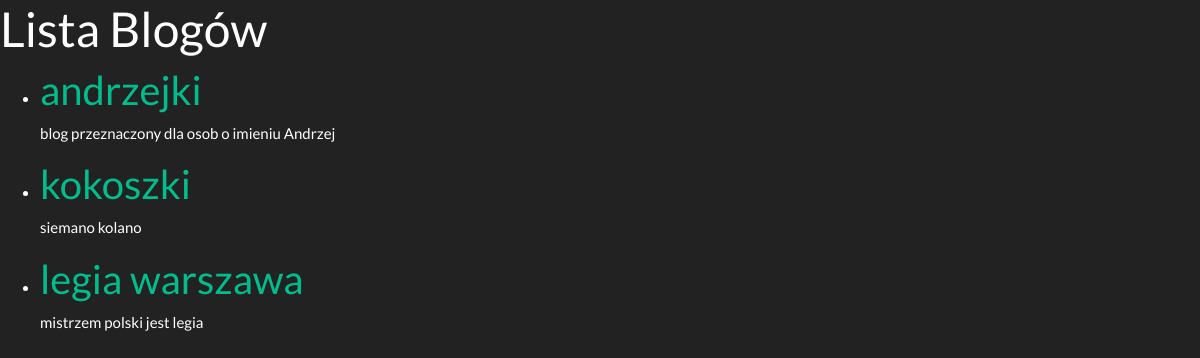
The app's page /blogs/ with its own data.
### mainapp/models.py (models this page shows)
class Blog(models.Model):
    owner = models.ForeignKey(User, on_delete=models.CASCADE)
    date_of_creation = models.DateTimeField(auto_now_add=True)
    title = models.CharField(max_length=255)
    description = models.TextField(max_length=1000)
    is_private = models.BooleanField(default=False)
    password = models.CharField(max_length=128, blank=True, null=True)

### mainapp/views.py (the view)
# urls.py: path('blogs/', views.blogs, name='blogs'),
def blogs(request):
    blogs = Blog.objects.all()
    return render(request, 'blogi.html', {'blogs': blogs})

### mainapp/templates/blogi.html (shortened to what this page needs)
<!DOCTYPE html>
<html lang="en">
<head>
    {% load static %}
    <link rel="stylesheet" href="{% static 'css/base.css' %}">
    <link rel="stylesheet" href="https://cdn.jsdelivr.net/npm/bootswatch@4.5.2/dist/darkly/bootstrap.min.css">
</head>
<body>
    <h1>Lista Blogów</h1>
    <ul>
        {% for blog in blogs %}
            <li>
                <h2><a href="{% url 'blog_details' blog.id %}">{{ blog.title }}</a></h2>
                <p>{{ blog.description }}</p>
            </li>
        {% empty %}
            <li>Brak dostępnych blogów.</li>
        {% endfor %}
    </ul>
</body>
</html>

### records on screen
Blog: title "andrzejki", description "blog przeznaczony dla osob o imieniu Andrzej"
Blog: title "kokoszki", description "siemano kolano"
Blog: title "legia warszawa", description "mistrzem polski jest legia"
